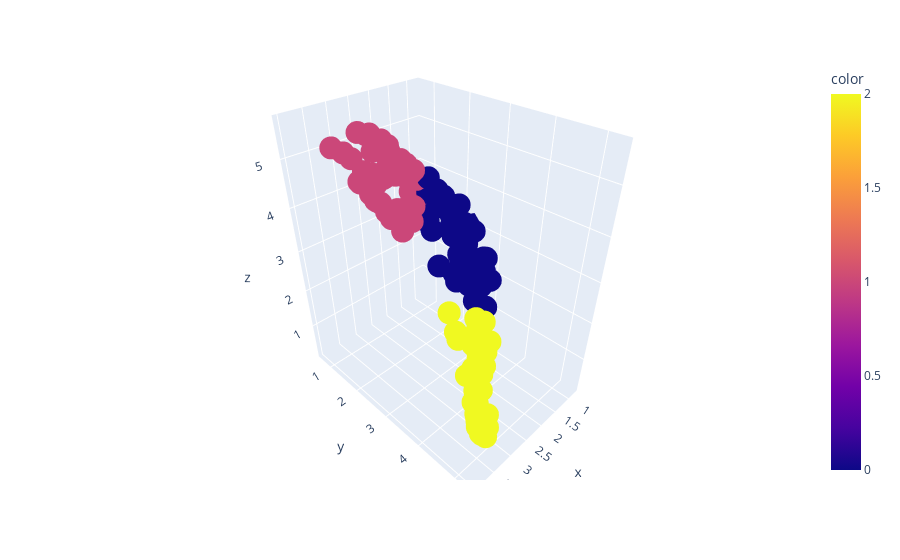

Write notebook code for a chart like this one.
### Code cell
x = intfe_dict_kmeans3_fe['int_fe_2019'].T[0]
y = intfe_dict_kmeans3_fe['int_fe_2019'].T[1]
z = intfe_dict_kmeans3_fe['int_fe_2019'].T[2]
fig = px.scatter_3d(x=x, y=y, z=z, color = intfe_dict_kmeans3_labels['int_fe_2019'].labels_)
fig.show()
